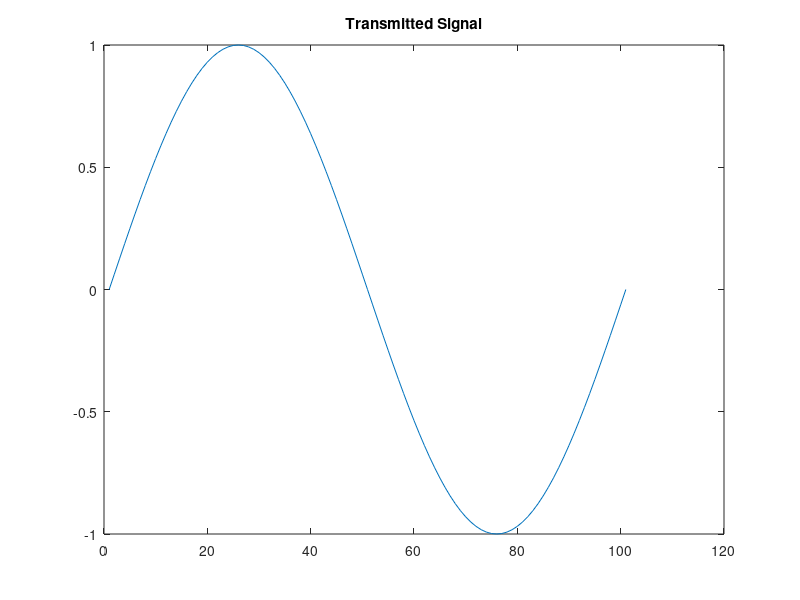
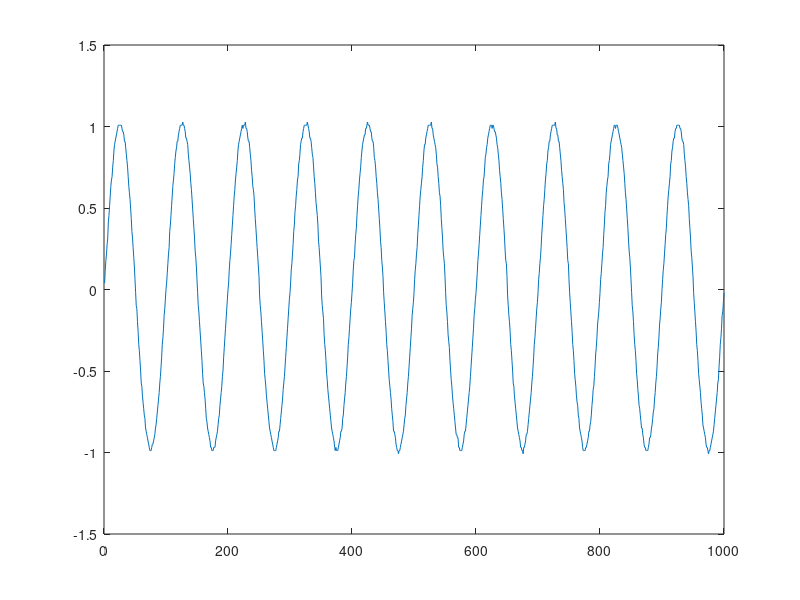
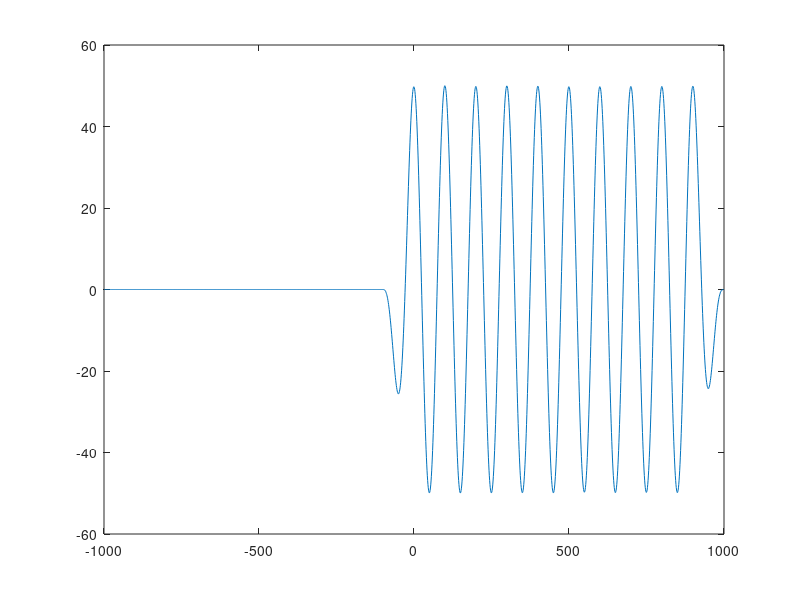
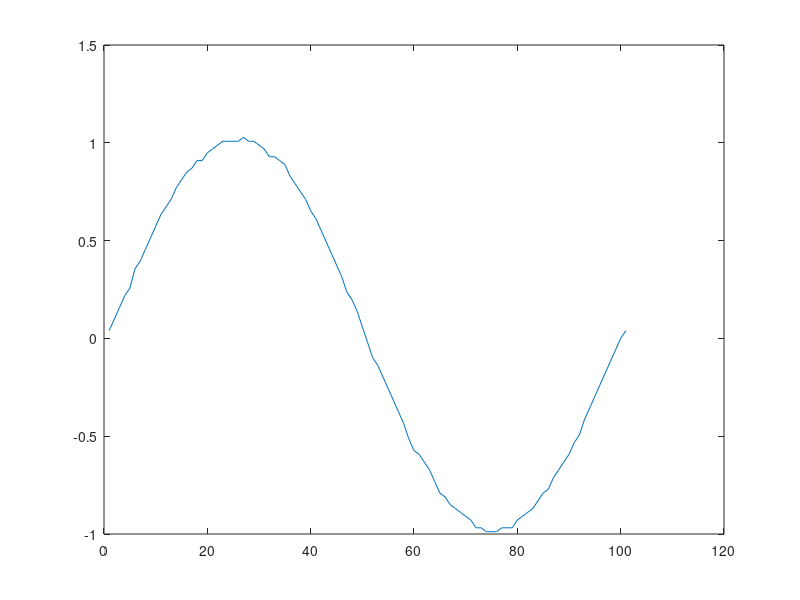

The MATLAB script that drew these images, in order:
%Sine B2BE
clear;
clc;
close all;

addpath(['.' filesep 'freq_resp' filesep]);

load('sine_B2BO.mat');
transmittedSignal = signal;
figure;
plot(transmittedSignal)
title('Transmitted Signal')


receivedSignal = sinal_recebido;
figure;
plot(receivedSignal)


%plot Correlation

% figure;
[corrTx,lags] = xcorr(transmittedSignal);

% figure;
% plot(lags,corrTx)

[corrRx,lags] = xcorr(receivedSignal);
% figure;
% plot(lags,corrRx)

% figure;
[corrTx_Rx,lags] = xcorr(receivedSignal,transmittedSignal);

figure;
plot(lags,corrTx_Rx)

[~,peaksOrdered] = sort(corrTx_Rx,'descend');

peak = lags(peaksOrdered(1));

RxSignalAligned = receivedSignal(peak+1:length(transmittedSignal) + peak);

figure;
plot(RxSignalAligned);


figure;
plot(RxSignalAligned);
title('Received Signal')

varTx = var(transmittedSignal);

rescaledReceivedSignal = RxSignalAligned*sqrt(varTx/var(RxSignalAligned));

figure;
plot(rescaledReceivedSignal)
title('Received Signal rescaled')


rmpath(['.' filesep 'freq_resp' filesep]);
